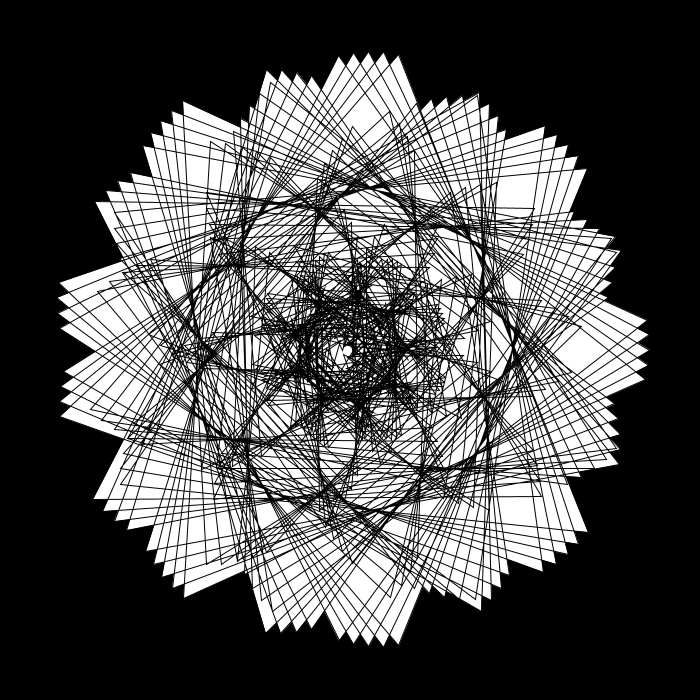
Frame 1 (no input)
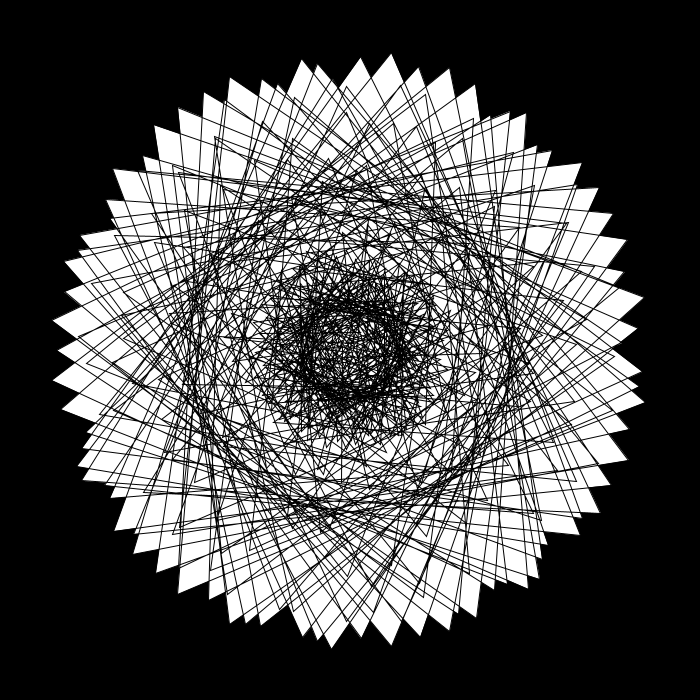
Frame 60 (the mouse pressed at the canvas centre just before this capture)
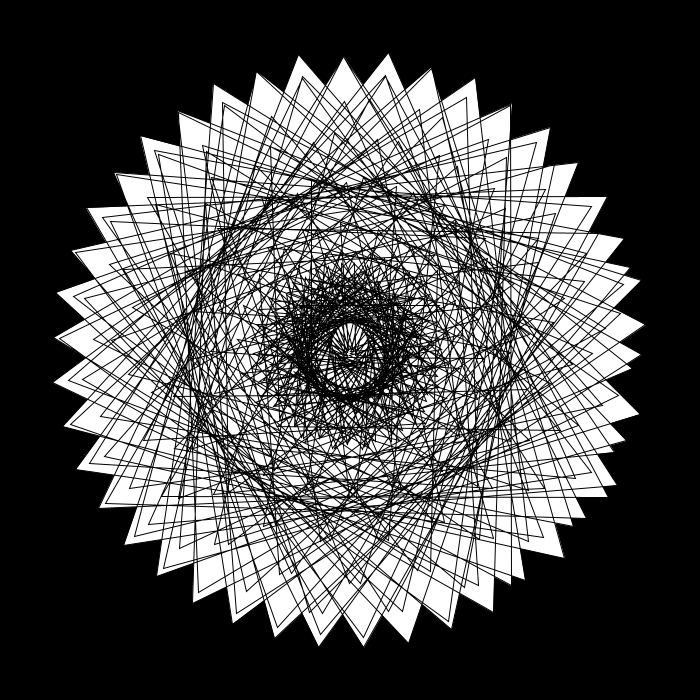
Frame 120 (the mouse held since frame 60 and released just before this capture)

The Processing sketch that drew these frames (run headless with seeded random() and noise(); from frame 60 on, the mouse is pressed at the canvas centre):

// Processing sketch: processing_133305
// ── processing_133305.pde

//look how cool this is!

int resolution = 500;
float radius = 100;
float circleX;
float circleY;
float rotation = 0;
float myColor;
int offset;
float petals;
float opacity = 255;


void setup() {
  size(700, 700);
  //background(255);
  circleX = 0;
  circleY = 0;
}

void draw() {

  background(0);
  offset++;

  translate(width/2, height/2);

  fill(255);
  stroke(0);

  rotate(radians(rotation));
  rotation += 1;

  petals = map(sin(offset*0.0002), -1, 1, 1, 100); //slow down petals!
 

  beginShape();
  for (int i = 0; i < resolution; i++) {

    float scale = 200;

    float waveAngle = map(i, 0, resolution, 0, TWO_PI * petals); //number of petals
    float waveOffset = sin(waveAngle) * scale;  //scale the -1 to 1 up

    float angle = map(i, 0, resolution, 0, TWO_PI * 156); //multiply for weirdness

    float circleOffsetX = cos(angle) * (radius + waveOffset); //xposition
    float circleOffsetY = sin(angle) * (radius + waveOffset); //yposition

    float x = circleX + circleOffsetX;
    float y = circleY + circleOffsetY;

    vertex(x, y);
  }
  endShape(CLOSE);
}
